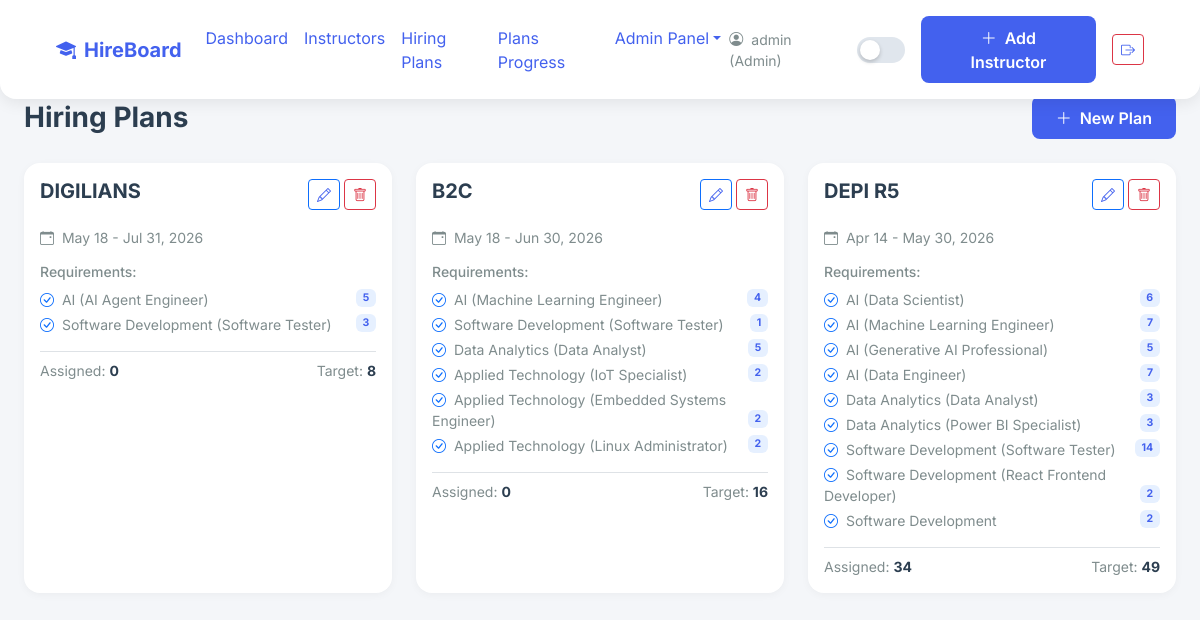
Before: /plans/ (signed in) with the older database file.
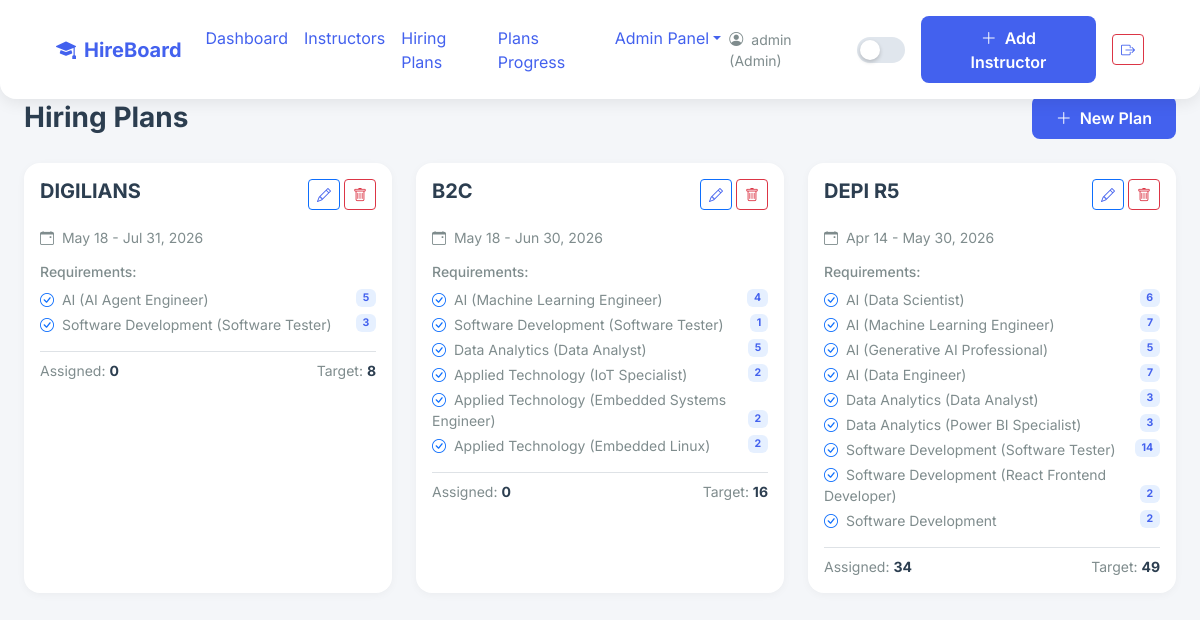
After: the same page with the newer database file.
### app/models.py (models this page shows)
class User(UserMixin, db.Model):
    __tablename__ = 'users'
    id = db.Column(db.Integer, primary_key=True)
    username = db.Column(db.String(100), unique=True, nullable=False)
    password_hash = db.Column(db.String(200), nullable=False)
    role = db.Column(db.String(50), nullable=False)

class HiringPlan(db.Model):
    __tablename__ = 'hiring_plans'
    id = db.Column(db.Integer, primary_key=True)
    title = db.Column(db.String(255), nullable=False)
    start_date = db.Column(db.Date, nullable=False)
    end_date = db.Column(db.Date, nullable=False)
    created_at = db.Column(db.DateTime, default=datetime.utcnow)
    plan_tracks = db.relationship('PlanTrack', backref='plan', lazy=True, cascade='all, delete-orphan')
    assigned_instructors = db.relationship('Instructor', backref='hiring_plan', lazy=True)

class PlanTrack(db.Model):
    __tablename__ = 'plan_tracks'
    id = db.Column(db.Integer, primary_key=True)
    plan_id = db.Column(db.Integer, db.ForeignKey('hiring_plans.id'), nullable=False)
    track_id = db.Column(db.Integer, db.ForeignKey('tracks.id'), nullable=False)
    profile_id = db.Column(db.Integer, db.ForeignKey('profiles.id'), nullable=True) # اختياري
    target_number = db.Column(db.Integer, default=1) # كام انستراكتر محتاج
    track = db.relationship('Track')
    profile = db.relationship('Profile')

class Track(db.Model):
    __tablename__ = 'tracks'
    id = db.Column(db.Integer, primary_key=True)
    name = db.Column(db.String(100), unique=True, nullable=False)
    profiles = db.relationship('Profile', backref='track', lazy=True)

class Profile(db.Model):
    __tablename__ = 'profiles'
    id = db.Column(db.Integer, primary_key=True)
    name = db.Column(db.String(255), nullable=False)
    track_id = db.Column(db.Integer, db.ForeignKey('tracks.id'), nullable=False)

### app/routes/plans.py (the view)
@plans_bp.route('/')
@login_required
def list_plans():
    plans = HiringPlan.query.order_by(HiringPlan.created_at.desc()).all()
    return render_template('plans/index.html', plans=plans)

### app/templates/plans/index.html
{% extends 'base.html' %}
{% block content %}
<div class="d-flex justify-content-between align-items-center mb-4 animate-fade-up">
    <h3 class="fw-bold mb-0">Hiring Plans</h3>
    <a href="{{ url_for('plans.create_plan') }}" class="btn btn-accent">
        <i class="bi bi-plus-lg me-1"></i> New Plan
    </a>
</div>
<div class="row g-4">
    {% for plan in plans %}
    <div class="col-md-6 col-lg-4 animate-fade-up delay-{{ loop.index }}">
        <div class="card h-100">
            <div class="card-body">
                <div class="d-flex justify-content-between align-items-start mb-3">
                    <h5 class="fw-bold">{{ plan.title }}</h5>
                    {% if current_user.role == 'Admin' %}
                    <div class="d-flex gap-1">
                        <a href="{{ url_for('plans.edit_plan', id=plan.id) }}" class="btn btn-sm btn-outline-primary" title="Edit Plan">
                            <i class="bi bi-pencil"></i>
                        </a>
                        <form method="POST" action="{{ url_for('plans.delete_plan', id=plan.id) }}" onsubmit="return confirm('Delete this plan?');">
                            <button class="btn btn-sm btn-outline-danger" title="Delete Plan"><i class="bi bi-trash"></i></button>
                        </form>
                    </div>
                    {% endif %}
                </div>
                <p class="text-muted small mb-3">
                    <i class="bi bi-calendar-event me-1"></i> {{ plan.start_date.strftime('%b %d') }} - {{ plan.end_date.strftime('%b %d, %Y') }}
                </p>
                <h6 class="text-muted small">Requirements:</h6>
                <ul class="list-unstyled mb-3">
                    {% for pt in plan.plan_tracks %}
                    <li class="small mb-1">
                        <i class="bi bi-check-circle text-primary me-1"></i> {{ pt.track.name }}
                        {% if pt.profile %}({{ pt.profile.name }}){% endif %}
                        <span class="badge bg-primary bg-opacity-10 text-primary float-end">{{ pt.target_number }}</span>
                    </li>
                    {% endfor %}
                </ul>
                <div class="border-top pt-2">
                    <div class="d-flex justify-content-between small">
                        <span class="text-muted">Assigned: <strong>{{ plan.assigned_instructors|length }}</strong></span>
                        <span class="text-muted">Target: <strong>{{ plan.plan_tracks|sum(attribute='target_number') }}</strong></span>
                    </div>
                </div>
            </div>
        </div>
    </div>
    {% else %}
    <div class="col-12 text-center text-muted py-5">
        <i class="bi bi-clipboard2-data fs-1 d-block mb-2"></i>
        No hiring plans created yet.
    </div>
    {% endfor %}
</div>
{% endblock %}

### app/templates/base.html (shortened to what this page needs)
<!DOCTYPE html>
<html lang="en" data-theme="light">
<head>
    <link href="https://cdn.jsdelivr.net/npm/bootstrap@5.3.0/dist/css/bootstrap.min.css" rel="stylesheet">
    <link href="https://cdn.jsdelivr.net/npm/bootstrap-icons@1.11.0/font/bootstrap-icons.css" rel="stylesheet">
    <link rel="stylesheet" href="{{ url_for('static', filename='css/themes.css') }}">
    <link rel="stylesheet" href="{{ url_for('static', filename='css/style.css') }}">
</head>
<body>
    <nav class="navbar navbar-expand-lg fixed-top">
        <div class="container-fluid px-4">
            <a class="navbar-brand fw-bold" href="/">
                <i class="bi bi-mortarboard-fill me-2" style="color: var(--accent);"></i>HireBoard
            </a>
            <div class="collapse navbar-collapse">
                <ul class="navbar-nav me-auto mb-2 mb-lg-0">
                    <li class="nav-item"><a class="nav-link" href="{{ url_for('dashboard.view_dashboard') }}">Dashboard</a></li>
                    <li class="nav-item"><a class="nav-link" href="{{ url_for('instructors.list_instructors') }}">Instructors</a></li>
                    <li class="nav-item"><a class="nav-link" href="{{ url_for('plans.list_plans') }}">Hiring Plans</a></li>
                    {% if current_user.role == 'Admin' %}
                    <li class="nav-item"><a class="nav-link" href="{{ url_for('plans.view_progress') }}">Plans Progress</a></li>
                    {% endif %}
                    {% if current_user.role == 'Admin' %}
                    <li class="nav-item dropdown">
                        <a class="nav-link dropdown-toggle" href="#" role="button" data-bs-toggle="dropdown">Admin Panel</a>
                    </li>
                    {% endif %}
                </ul>
                                <div class="d-flex align-items-center gap-3">
                    <span class="text-muted small d-none d-md-block">
                        <i class="bi bi-person-circle me-1"></i> {{ current_user.username }} ({{ current_user.role }})
                    </span>
                    <button class="theme-toggle" onclick="toggleTheme()"></button>
                    {% if current_user.role == 'Admin' %}
                    <a href="{{ url_for('instructors.create_instructor') }}" class="btn btn-accent">
                        <i class="bi bi-plus-lg me-1"></i> Add Instructor
                    </a>
                    {% endif %}
                    <a href="{{ url_for('auth.logout') }}" class="btn btn-outline-danger btn-sm" title="Logout">
                        <i class="bi bi-box-arrow-right"></i>
                    </a>
                </div>
            </div>
        </div>
    </nav>
    <div class="container-fluid px-4 pt-5 mt-5">
        {% block content %}{% endblock %}
    </div>
</body>
</html>

### app/static/css/themes.css (style rules this page uses)
:root { --bg-body: #f4f6f9; --bg-card: #ffffff; --bg-nav: #ffffff; --text-primary: #2c3e50; --text-secondary: #7f8c8d; --border-color: #e0e6ed; --accent: #4361ee; --accent-hover: #3f37c9; --shadow-sm: 0 2px 8px rgba(0,0,0,0.04); --shadow-md: 0 4px 16px rgba(0,0,0,0.08); --shadow-lg: 0 8px 32px rgba(0,0,0,0.12); --input-bg: #f8f9fa; --table-stripe: #f8f9fa; --kpi-gradient-1: linear-gradient(135deg, #4361ee 0%, #3a0ca3 100%); --kpi-gradient-2: linear-gradient(135deg, #4cc9f0 0%, #4895ef 100%); --kpi-gradient-3: linear-gradient(135deg, #f72585 0%, #b5179e 100%); --kpi-gradient-4: linear-gradient(135deg, #7209b7 0%, #560bad 100%); }
body { background-color: var(--bg-body); color: var(--text-primary); transition: background-color 0.3s ease, color 0.3s ease; }
h1, h2, h3, h4, h5, h6, p, span, div, li, td, th, label, small, strong, b { color: var(--text-primary) !important; }
.text-muted, .small, .text-secondary { color: var(--text-secondary) !important; }
a { color: var(--accent) !important; }
.card, .navbar, .modal-content { background-color: var(--bg-card) !important; border-color: var(--border-color) !important; box-shadow: var(--shadow-sm); transition: all 0.3s ease; }
.badge.bg-primary.bg-opacity-10 { color: var(--accent) !important; }
.btn-accent { background-color: var(--accent) !important; color: #ffffff !important; border: none; border-radius: 8px; padding: 0.6rem 1.5rem; font-weight: 600; transition: background-color 0.3s ease, transform 0.2s ease; text-decoration: none; display: inline-block; }

### app/static/css/style.css (style rules this page uses)
.animate-fade-up { animation: fadeInUp 0.6s ease-out forwards; opacity: 0; }
.delay-1 { animation-delay: 0.1s; }
.delay-2 { animation-delay: 0.2s; }
.delay-3 { animation-delay: 0.3s; }
body { font-family: 'Inter', -apple-system, BlinkMacSystemFont, "Segoe UI", Roboto, sans-serif; }
.navbar { box-shadow: var(--shadow-md); margin-bottom: 2rem; padding: 1rem 2rem; border-radius: 0 0 16px 16px; }
.card { border-radius: 16px; border: none; box-shadow: var(--shadow-sm); transition: transform 0.3s ease, box-shadow 0.3s ease; }
.btn-accent { background-color: var(--accent); color: white; border: none; border-radius: 8px; padding: 0.6rem 1.5rem; font-weight: 600; transition: background-color 0.3s ease, transform 0.2s ease; }
.theme-toggle { width: 50px; height: 26px; border-radius: 13px; background-color: var(--border-color); position: relative; cursor: pointer; border: none; transition: background-color 0.3s ease; }
.theme-toggle::after { content: ''; position: absolute; top: 3px; left: 3px; width: 20px; height: 20px; border-radius: 50%; background-color: white; transition: transform 0.3s ease; box-shadow: 0 2px 4px rgba(0,0,0,0.2); }

Changed rows visible on the page:
changed through a linked row, PlanTrack: profile.name "Linux Administrator" → "Embedded Linux"
